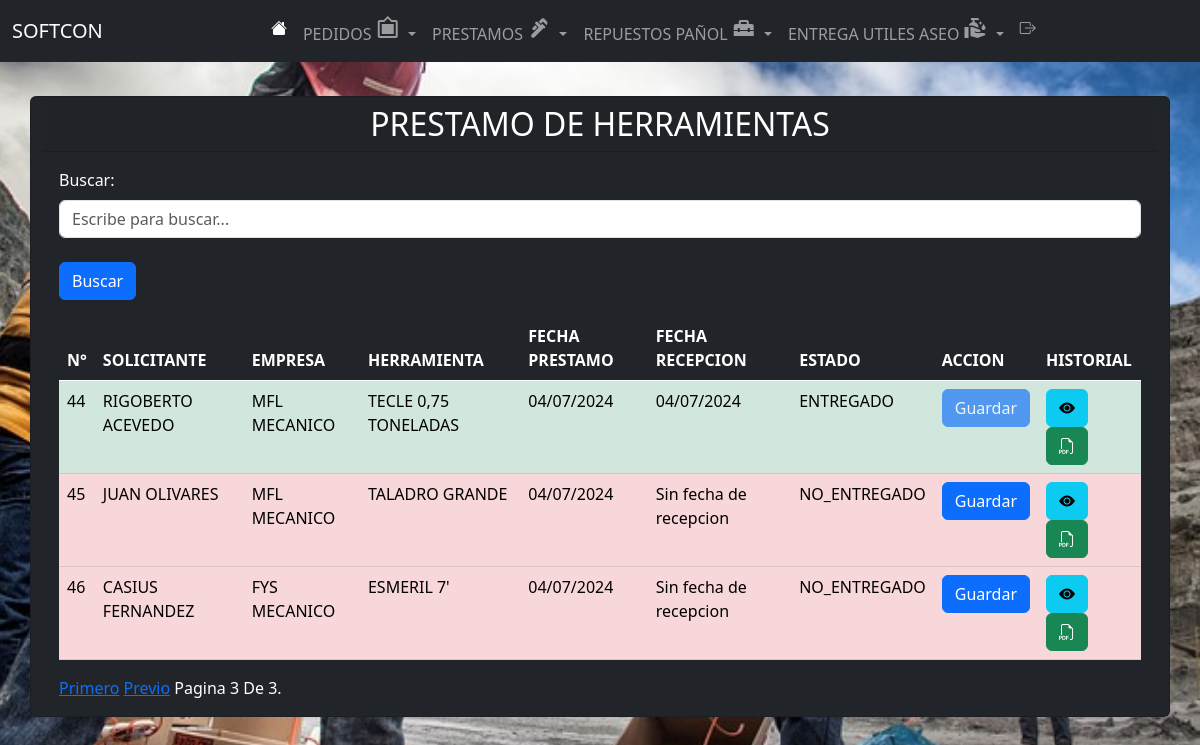
/lista_prestamo/?page=4&buscar=, run on an earlier commit of the app's database.
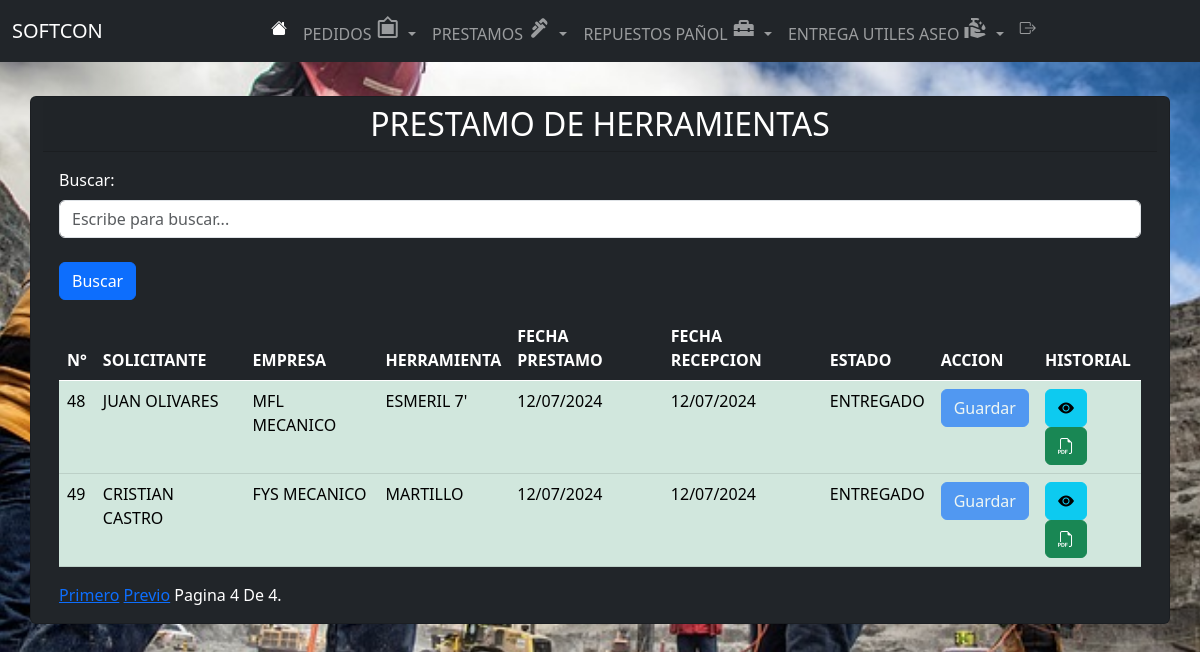
And on a later commit of the database.
### app/models.py (models this page shows)
class Prestamo(models.Model):
    STATUS_CHOICES = [
        ('ENTREGADO', 'Entregado'),
        ('NO_ENTREGADO', 'No Entregado'),
    ]
    nombre_solicitante = models.ForeignKey(Obrero, related_name="prestamo", on_delete=models.CASCADE, verbose_name="Obrero")
    empresa = models.ForeignKey(Empresa, related_name="prestamo", on_delete=models.CASCADE, verbose_name="empresa")
    herramienta = models.ForeignKey(Herramienta, related_name="prestamo", on_delete=models.CASCADE, verbose_name="Herramienta")
    status = models.CharField(max_length=20, choices=STATUS_CHOICES, default='NO_ENTREGADO')
    fecha_creacion = models.DateField(auto_now_add=True)
    fecha_recepcion = models.DateField(null=True, blank=True)

class Obrero(models.Model):
    nombre = models.CharField(max_length=100)
    def __str__(self):
        return self.nombre

class Empresa(models.Model):
    nombre = models.CharField(max_length=100)
    def __str__(self):
        return self.nombre

class Herramienta(models.Model):
    nombre = models.CharField(max_length=100)
    def __str__(self):
        return self.nombre

### app/views.py (the view, shortened to what this page needs)
# urls.py: path('lista_prestamo/', lista_prestamo, name='lista_prestamo'),
def lista_prestamo(request):
    search_term = request.GET.get('buscar', '')
    prestamos_list = Prestamo.objects.all()
    for prestamo in prestamos_list:
        if prestamo.fecha_recepcion:
            prestamo.fecha_recepcion_formatted = prestamo.fecha_recepcion.strftime("%d/%m/%Y %H:%M")
        else:
            prestamo.fecha_recepcion_formatted = None
        if prestamo.fecha_creacion:
            prestamo.fecha_creacion_formatted = prestamo.fecha_creacion.strftime("%d/%m/%Y %H:%M")
        else:
            prestamo.fecha_creacion_formatted = None
    paginator = Paginator(prestamos_list, 4)  # Número de elementos por página
    page = request.GET.get('page', 1)  # Obtener el número de página desde los parámetros GET
    try:
        prestamos = paginator.page(page)
    except PageNotAnInteger:
        prestamos = paginator.page(1)  # Si el parámetro page no es un entero, mostrar la primera página
    except EmptyPage:
        prestamos = paginator.page(paginator.num_pages)  # Si el parámetro page está fuera de rango, mostrar la última página
    return render(request, 'app/lista_Prestamo.html', {'prestamos': prestamos, 'search_term': search_term})

### app/templates/app/lista_Prestamo.html (shortened to what this page needs)
{% extends 'app/base.html' %}
{% load static %}
{% block content %}
<link rel="stylesheet" href="https://cdnjs.cloudflare.com/ajax/libs/twitter-bootstrap/5.3.0/css/bootstrap.min.css">
<br><br><br><br>
<div class="container">
  <div class="row justify-content-center">
    <div class="card bg-dark text-white">
      <h2 class="card-header text-center">PRESTAMO DE HERRAMIENTAS</h2>
      <div class="card-body">
        <div class="mb-3">
          <form method="GET" action="{% url 'lista_prestamo' %}">
            <label for="buscar" class="form-label">Buscar:</label>
            <input type="text" class="form-control" id="buscar" name="buscar" placeholder="Escribe para buscar..."
              value="{{ search_term }}">
            <br>
            <button type="submit" class="btn btn-primary">Buscar</button>
          </form>
        </div>
        <div class="table-responsive">
          <table class="table table-dark" style="width:100%" id="tabla-prestamos">
            <thead>
              <tr>
                <th>N°</th>
                <th>SOLICITANTE</th>
                <th>EMPRESA</th>
                <th>HERRAMIENTA</th>
                <th>FECHA PRESTAMO</th>
                <th>FECHA RECEPCION</th>
                <th>ESTADO</th>
                <th>ACCION</th>
                <th>HISTORIAL</th>
              </tr>
            </thead>
            <tbody>
              {% for prestamo in prestamos %}
              <tr
                class="{% cycle 'even' 'odd' %} {% if prestamo.status == 'ENTREGADO' %}table-success custom-success{% else %}table-danger custom-danger{% endif %}">
                <td>{{ prestamo.id }}</td>
                <td>{{ prestamo.nombre_solicitante }}</td>
                <td>{{ prestamo.empresa }}</td>
                <td>{{ prestamo.herramienta }}</td>
                <td>
                  {% if prestamo.fecha_creacion %}
                  {{ prestamo.fecha_creacion|date:"d/m/Y" }}
                  {% else %}
                  Sin fecha de creación
                  {% endif %}
                </td>
                <td>
                  {% if prestamo.fecha_recepcion %}
                  {{ prestamo.fecha_recepcion|date:"d/m/Y" }}
                  {% else %}
                  Sin fecha de recepcion
                  {% endif %}
                </td>
                <td>{{ prestamo.status }}</td>
                <td>
                  <form method="POST" action="{% url 'editar_prestamo' prestamo.id %}">
                    <button type="submit" {% if prestamo.status == 'ENTREGADO' %}disabled{% endif %}
                      class="btn btn-primary">Guardar
                    </button>
                  </form>
                </td>
                <td>
                  {% if prestamo.nombre_solicitante %}
                  <a href="{% url 'lista_prestamos_obrero' prestamo.nombre_solicitante.id %}" class="btn btn-info"><i class="bi bi-eye-fill"></i></a>
                  {% else %}
                  <span class="btn btn-warning disabled">Ver préstamos</span>
                  {% endif %}
                  <a href="{% url 'generar_pdf_prestamos' %}?buscar={{ search_term }}" class="btn btn-success"><i class="bi bi-filetype-pdf"></i></a>
                </td>
              </tr>
              {% endfor %}
            </tbody>
          </table>
        </div>
        <div class="pagination">
          <span class="step-links">
            {% if prestamos.has_previous %}
            <a href="?page=1&buscar={{ search_term }}">Primero</a>
            <a href="?page={{ prestamos.previous_page_number }}&buscar={{ search_term }}">Previo</a>
            {% endif %}
            <span class="current">
              Pagina {{ prestamos.number }} De {{ prestamos.paginator.num_pages }}.
            </span>
          </span>
        </div>
      </div>
    </div>
  </div>
</div>
<link rel="stylesheet" href="https://cdnjs.cloudflare.com/ajax/libs/font-awesome/5.15.1/css/all.min.css">
{% endblock %}

What changed in the data, as far as the page shows it:
no longer on this page (row unchanged): Prestamo: id "44", nombre_solicitante "RIGOBERTO ACEVEDO", empresa "MFL MECANICO", herramienta "TECLE 0,75 TONELADAS", fecha_creacion "04/07/2024", fecha_recepcion "04/07/2024", status "ENTREGADO"
no longer on this page (row edited): Prestamo: id "45", nombre_solicitante "JUAN OLIVARES", empresa "MFL MECANICO", herramienta "TALADRO GRANDE", fecha_creacion "04/07/2024", shows "Sin fecha de recepcion", status "NO_ENTREGADO"
no longer on this page (row unchanged): Prestamo: id "46", nombre_solicitante "CASIUS FERNANDEZ", empresa "FYS MECANICO", herramienta "ESMERIL 7'", fecha_creacion "04/07/2024", shows "Sin fecha de recepcion", status "NO_ENTREGADO"
added Prestamo: id "48", nombre_solicitante "JUAN OLIVARES", empresa "MFL MECANICO", herramienta "ESMERIL 7'", fecha_creacion "12/07/2024", fecha_recepcion "12/07/2024", status "ENTREGADO"
added Prestamo: id "49", nombre_solicitante "CRISTIAN CASTRO", empresa "FYS MECANICO", herramienta "MARTILLO", fecha_creacion "12/07/2024", fecha_recepcion "12/07/2024", status "ENTREGADO"
Also different on the page:
{{ prestamos.number }}: "3" → "4"
{{ prestamos.paginator.num_pages }}: "3" → "4"
